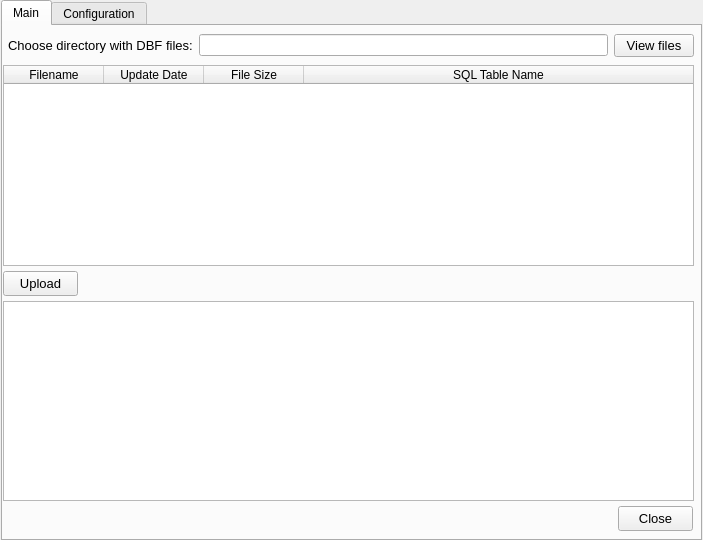
<?xml version="1.0" encoding="UTF-8"?>
<ui version="4.0">
 <class>MainWindow</class>
 <widget class="QMainWindow" name="MainWindow">
  <property name="geometry">
   <rect>
    <x>0</x>
    <y>0</y>
    <width>703</width>
    <height>540</height>
   </rect>
  </property>
  <property name="windowTitle">
   <string>DBF Loader To SQL v1.0</string>
  </property>
  <widget class="QWidget" name="centralwidget">
   <widget class="QTabWidget" name="tabWidget">
    <property name="geometry">
     <rect>
      <x>1</x>
      <y>0</y>
      <width>701</width>
      <height>541</height>
     </rect>
    </property>
    <property name="sizePolicy">
     <sizepolicy hsizetype="Expanding" vsizetype="Expanding">
      <horstretch>0</horstretch>
      <verstretch>0</verstretch>
     </sizepolicy>
    </property>
    <property name="currentIndex">
     <number>0</number>
    </property>
    <widget class="QWidget" name="tab_main">
     <attribute name="title">
      <string>Main</string>
     </attribute>
     <widget class="QPushButton" name="btn_upload">
      <property name="geometry">
       <rect>
        <x>0</x>
        <y>245</y>
        <width>75</width>
        <height>25</height>
       </rect>
      </property>
      <property name="font">
       <font>
        <pointsize>10</pointsize>
       </font>
      </property>
      <property name="text">
       <string>Upload</string>
      </property>
     </widget>
     <widget class="QTextEdit" name="txt_console">
      <property name="geometry">
       <rect>
        <x>0</x>
        <y>275</y>
        <width>691</width>
        <height>200</height>
       </rect>
      </property>
     </widget>
     <widget class="QPushButton" name="btn_close">
      <property name="geometry">
       <rect>
        <x>615</x>
        <y>480</y>
        <width>75</width>
        <height>25</height>
       </rect>
      </property>
      <property name="font">
       <font>
        <pointsize>10</pointsize>
       </font>
      </property>
      <property name="text">
       <string>Close</string>
      </property>
     </widget>
     <widget class="QTableWidget" name="tbl_dbfs">
      <property name="geometry">
       <rect>
        <x>0</x>
        <y>39</y>
        <width>691</width>
        <height>201</height>
       </rect>
      </property>
      <property name="frameShape">
       <enum>QFrame::StyledPanel</enum>
      </property>
      <property name="frameShadow">
       <enum>QFrame::Sunken</enum>
      </property>
      <property name="gridStyle">
       <enum>Qt::SolidLine</enum>
      </property>
      <property name="sortingEnabled">
       <bool>true</bool>
      </property>
      <property name="rowCount">
       <number>0</number>
      </property>
      <property name="columnCount">
       <number>4</number>
      </property>
      <attribute name="horizontalHeaderVisible">
       <bool>true</bool>
      </attribute>
      <attribute name="horizontalHeaderCascadingSectionResizes">
       <bool>false</bool>
      </attribute>
      <attribute name="horizontalHeaderDefaultSectionSize">
       <number>100</number>
      </attribute>
      <attribute name="horizontalHeaderShowSortIndicator" stdset="0">
       <bool>true</bool>
      </attribute>
      <attribute name="horizontalHeaderStretchLastSection">
       <bool>true</bool>
      </attribute>
      <attribute name="verticalHeaderVisible">
       <bool>false</bool>
      </attribute>
      <attribute name="verticalHeaderCascadingSectionResizes">
       <bool>false</bool>
      </attribute>
      <attribute name="verticalHeaderShowSortIndicator" stdset="0">
       <bool>false</bool>
      </attribute>
      <column>
       <property name="text">
        <string>Filename</string>
       </property>
       <property name="textAlignment">
        <set>AlignCenter</set>
       </property>
      </column>
      <column>
       <property name="text">
        <string>Update Date</string>
       </property>
      </column>
      <column>
       <property name="text">
        <string>File Size</string>
       </property>
      </column>
      <column>
       <property name="text">
        <string>SQL Table Name</string>
       </property>
      </column>
     </widget>
     <widget class="QWidget" name="layoutWidget">
      <property name="geometry">
       <rect>
        <x>0</x>
        <y>-1</y>
        <width>691</width>
        <height>41</height>
       </rect>
      </property>
      <layout class="QHBoxLayout" name="horizontalLayout">
       <property name="leftMargin">
        <number>5</number>
       </property>
       <item>
        <widget class="QLabel" name="lbl_choose">
         <property name="font">
          <font>
           <pointsize>10</pointsize>
          </font>
         </property>
         <property name="text">
          <string>Choose directory with DBF files:</string>
         </property>
        </widget>
       </item>
       <item>
        <widget class="QLineEdit" name="lineedit_directory"/>
       </item>
       <item>
        <widget class="QPushButton" name="btn_view_files">
         <property name="font">
          <font>
           <pointsize>10</pointsize>
          </font>
         </property>
         <property name="text">
          <string>View files</string>
         </property>
        </widget>
       </item>
      </layout>
     </widget>
    </widget>
    <widget class="QWidget" name="tab_config">
     <attribute name="title">
      <string>Configuration</string>
     </attribute>
     <widget class="QWidget" name="formLayoutWidget">
      <property name="geometry">
       <rect>
        <x>0</x>
        <y>0</y>
        <width>361</width>
        <height>511</height>
       </rect>
      </property>
      <layout class="QFormLayout" name="config_column1">
       <property name="leftMargin">
        <number>5</number>
       </property>
       <property name="topMargin">
        <number>5</number>
       </property>
       <item row="0" column="0">
        <widget class="QLabel" name="lbl_server">
         <property name="text">
          <string>SQL server</string>
         </property>
        </widget>
       </item>
       <item row="0" column="1">
        <widget class="QLineEdit" name="lineedit_server"/>
       </item>
       <item row="1" column="0">
        <widget class="QLabel" name="lbl_database">
         <property name="text">
          <string>Database</string>
         </property>
        </widget>
       </item>
       <item row="1" column="1">
        <widget class="QLineEdit" name="lineedit_database"/>
       </item>
       <item row="2" column="0">
        <widget class="QLabel" name="lbl_username">
         <property name="text">
          <string>Username</string>
         </property>
        </widget>
       </item>
       <item row="2" column="1">
        <widget class="QLineEdit" name="lineedit_username"/>
       </item>
       <item row="3" column="0">
        <widget class="QLabel" name="lbl_password">
         <property name="text">
          <string>Password</string>
         </property>
        </widget>
       </item>
       <item row="3" column="1">
        <widget class="QLineEdit" name="lineedit_password">
         <property name="echoMode">
          <enum>QLineEdit::Password</enum>
         </property>
        </widget>
       </item>
      </layout>
     </widget>
     <widget class="QWidget" name="formLayoutWidget_2">
      <property name="geometry">
       <rect>
        <x>360</x>
        <y>0</y>
        <width>91</width>
        <height>511</height>
       </rect>
      </property>
      <layout class="QFormLayout" name="config_column2">
       <property name="leftMargin">
        <number>5</number>
       </property>
       <property name="topMargin">
        <number>5</number>
       </property>
       <item row="0" column="0">
        <widget class="QLabel" name="lb_port">
         <property name="text">
          <string>Port</string>
         </property>
         <property name="alignment">
          <set>Qt::AlignLeading|Qt::AlignLeft|Qt::AlignVCenter</set>
         </property>
        </widget>
       </item>
       <item row="0" column="1">
        <widget class="QLineEdit" name="lineedit_port">
         <property name="enabled">
          <bool>true</bool>
         </property>
        </widget>
       </item>
      </layout>
     </widget>
    </widget>
   </widget>
  </widget>
 </widget>
 <resources/>
 <connections>
  <connection>
   <sender>btn_close</sender>
   <signal>clicked()</signal>
   <receiver>MainWindow</receiver>
   <slot>close()</slot>
   <hints>
    <hint type="sourcelabel">
     <x>655</x>
     <y>514</y>
    </hint>
    <hint type="destinationlabel">
     <x>349</x>
     <y>269</y>
    </hint>
   </hints>
  </connection>
 </connections>
</ui>
